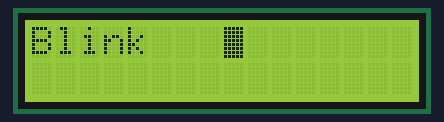
Simulated run of this sketch. Board: Arduino Uno, built with avr-gcc and run on an emulated ATmega328P. Shown: 16×2 character LCD.

Above: at 0.1 s.
At 3.1 s:
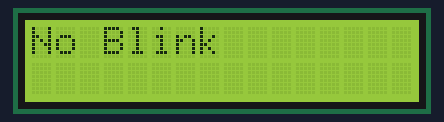

Measured:
- what the display in image 1 shows lasts 3.0 s, from 3.1 s to 6.1 s

The sketch:

blinking_display.ino
```cpp
#include <LiquidCrystal.h>
LiquidCrystal lcd(2,3, 4, 5, 6, 7);
void setup() {
  lcd.begin(16, 2);
}
void loop() {
  lcd.setCursor(0,0);
  lcd.print("Blink   ");
  lcd.blink();
  delay(3000);
  lcd.setCursor(0,0);
  lcd.print("No Blink");
  lcd.noBlink();
  delay(3000);
}
```
